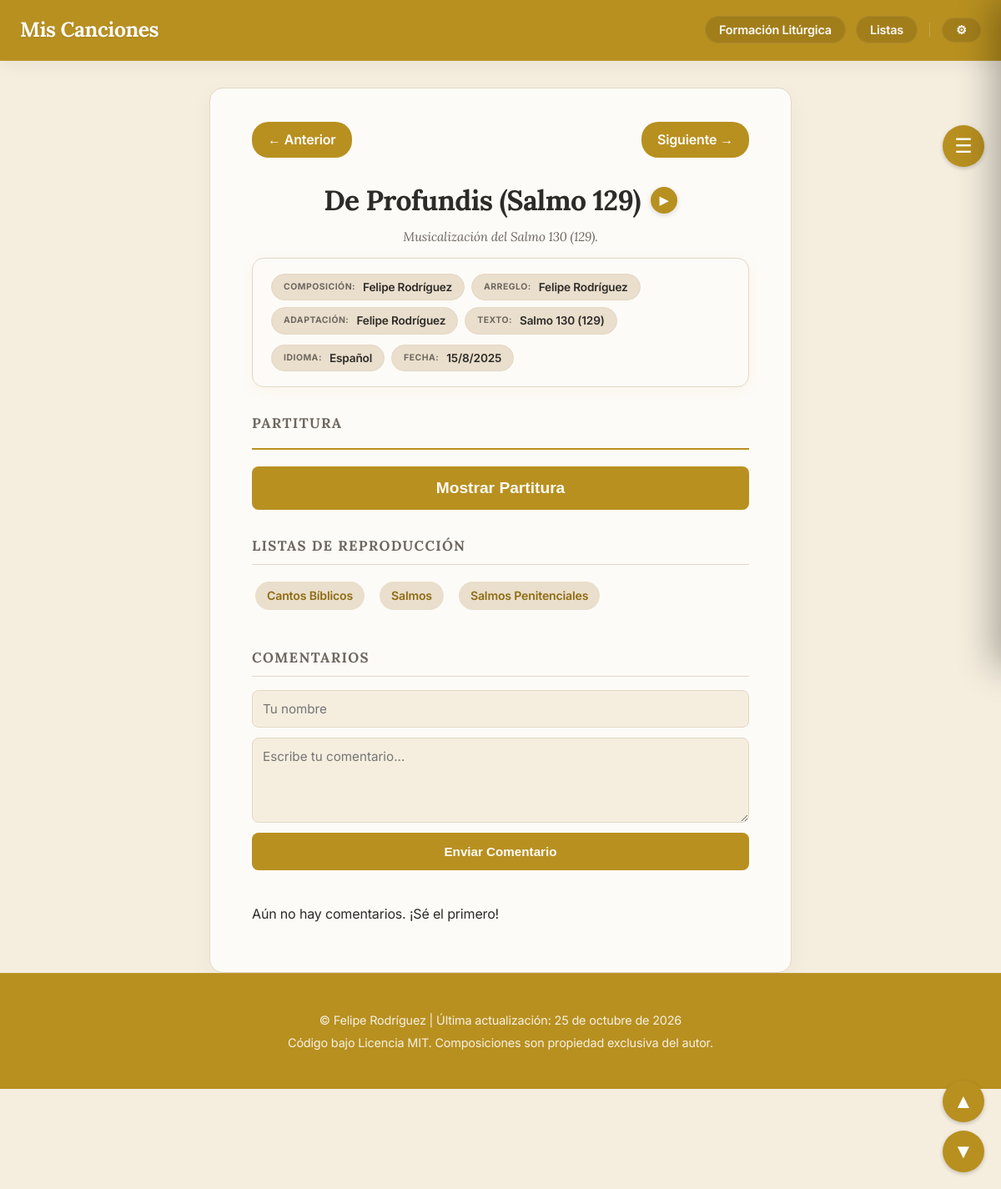
Screenshot of /composicion/2?context=index&tag_name=&search=&sort_by=cronologico with the database file from the repository.
### models.py (models this page shows, shortened)
class Cancion(db.Model):
    __tablename__ = 'cancion'
    id = db.Column(db.Integer, primary_key=True)
    titulo = db.Column(db.String(150), nullable=False)
    musica = db.Column(db.String(100))
    letra = db.Column(db.String(100))
    adaptacion = db.Column(db.String(100))
    arreglo = db.Column(db.String(100), nullable=True)
    idioma = db.Column(db.String(50))
    dia = db.Column(db.Integer, nullable=True)
    mes = db.Column(db.Integer, nullable=True)
    anio = db.Column(db.Integer)
    descripcion = db.Column(db.Text)
    audio = db.Column(db.String(150))
    letras_acordes = db.Column(db.String(150))
    partitura = db.Column(db.String(150))
    midi = db.Column(db.String(150))
    tags_json = db.Column(db.String(500))
    tipo = db.Column(db.String(50), nullable=False, default='local')
    categorias_json = db.Column(db.String(200))
    youtube_video_embed = db.Column(db.Text)
    youtube_audio_embed = db.Column(db.Text)
    interprete = db.Column(db.String(200), nullable=True)
    ensambles_json = db.Column(db.Text, nullable=True)
    descargas_json = db.Column(db.Text, nullable=True)
    audios_json = db.Column(db.Text, nullable=True)
    tipo_pdf = db.Column(db.String(50), nullable=True)  # 'partitura' o 'letras_acordes'
    letras_json = db.Column(db.Text, nullable=True)  # {"sincronizada": bool, "lineas": [{"t": seg|null, "text": str}]}
    @property
    def tags(self):
        return json.loads(self.tags_json) if self.tags_json else []
    @property
    def categorias(self):
        return json.loads(self.categorias_json) if self.categorias_json else []
    @property
    def ensambles(self):
        return json.loads(self.ensambles_json) if self.ensambles_json else []
    @property
    def descargas(self):
        return json.loads(self.descargas_json) if self.descargas_json else []

### app.py (the view)
@app.route('/composicion/<int:comp_id>')
def ver_composicion(comp_id):
    context = request.args.get('context', 'index')
    tag_name = request.args.get('tag_name')
    search_query = request.args.get('search')
    sort_by = request.args.get('sort_by', 'cronologico')
    categoria = request.args.get('categoria')
    playlist = get_playlist_songs(context, tag_name=tag_name, search_query=search_query, sort_by=sort_by, categoria=categoria)
    playlist_ids = [s.id for s in playlist]
    try:
        current_index = playlist_ids.index(comp_id)
    except ValueError:
        current_index = -1
    url_params = dict(context=context, tag_name=tag_name, search=search_query, sort_by=sort_by)
    prev_song_url = url_for('ver_composicion', comp_id=playlist_ids[current_index - 1], **url_params) if current_index > 0 else None
    next_song_url = url_for('ver_composicion', comp_id=playlist_ids[current_index + 1], **url_params) if (0 <= current_index < len(playlist_ids) - 1) else None
    playlist_title = "Catálogo Completo"
    if context == 'composiciones':
        playlist_title = "Composiciones"
    elif context == 'arreglos':
        playlist_title = "Arreglos"
    elif context == 'tag' and tag_name:
        playlist_title = tag_name.split(':')[-1].strip() if ':' in tag_name else tag_name
    playlist_url = url_for('index')
    if context == 'composiciones':
        playlist_url = url_for('ver_composiciones', search=search_query, sort_by=sort_by)
    elif context == 'arreglos':
        playlist_url = url_for('ver_arreglos', search=search_query, sort_by=sort_by)
    elif context == 'tag' and tag_name:
        playlist_url = url_for('ver_tag', tag_name=tag_name, search=search_query, sort_by=sort_by)
    elif context == 'index':
        playlist_url = url_for('index', search=search_query, sort_by=sort_by)
    obra_encontrada = Cancion.query.get_or_404(comp_id)
    partitura_path = obra_encontrada.partitura
    processed_tags = process_song_tags(obra_encontrada.tags)
    comentarios_obra = Comentario.query.filter_by(obra_id=comp_id).order_by(Comentario.fecha_creacion.desc()).all()
    return render_template(
        'composicion.html',
        obra=obra_encontrada,
        partitura_path=partitura_path,
        comentarios=comentarios_obra,
        prev_song_url=prev_song_url,
        next_song_url=next_song_url,
        playlist=playlist,
        playlist_title=playlist_title,
        playlist_url=playlist_url,
        processed_tags=processed_tags
    )

### app.py (called while the page is built)
@app.context_processor
def inject_globals():
    try:
        with open('build_date.txt', 'r', encoding='utf-8') as f:
            date_str = f.read().strip()
    except Exception:
        date_str = "Desconocida"
    return dict(last_update=date_str, FEATURES=FEATURES)

### services/catalog_service.py (called while the page is built)
def normalize_for_sorting(titulo: Optional[str]) -> str:
    if not titulo:
        return ""
    titulo_normalizado = unidecode(titulo.lower())
    return "".join(c for c in titulo_normalizado if c.isalnum() or c.isspace()).strip()

def normalize_category_name(cat_name: Optional[str]) -> str:
    if not cat_name:
        return ""
    c = unidecode(cat_name.lower().strip())
    if c.startswith('arreglo'):
        return 'Arreglo'
    if c.startswith('composic'):
        return 'Composición'
    return cat_name

def search_by_category(category_name: str) -> List[Cancion]:
    all_songs = Cancion.query.all()
    target_norm = unidecode(normalize_category_name(category_name).lower())
    result = []
    for song in all_songs:
        song_cats = [unidecode(normalize_category_name(cat).lower()) for cat in song.categorias]
        if target_norm in song_cats or any(target_norm in c for c in song_cats):
            result.append(song)
    return result

### services/tag_service.py (called while the page is built)
def process_song_tags(tags: List[str]) -> List[Dict[str, Any]]:
    if not tags:
        return []
    processed_tags = []
    seen_tags = set()
    for tag in tags:
        if not tag or not tag.strip():
            continue
        parts = [p.strip() for p in tag.split(':')]
        accum = []
        for idx, p in enumerate(parts):
            accum.append(p)
            tag_path = ": ".join(accum)
            if tag_path not in seen_tags:
                seen_tags.add(tag_path)
                processed_tags.append({
                    'tag_name': tag_path,
                    'label': p,
                    'is_root': (idx == 0 and len(parts) > 1)
                })
    return processed_tags

### templates/composicion.html (shortened to what this page needs)
{% extends "base.html" %}
{% block content %}
    <button id="open-playlist-btn" class="playlist-toggle-btn">☰</button>
    <div class="detalle-obra">
        <div class="detalle-header">
            {% if prev_song_url %}
                <a href="{{ prev_song_url }}" class="btn-nav">← Anterior</a>
            {% else %}
                <span class="btn-nav-disabled">← Anterior</span>
            {% endif %}
            {% if next_song_url %}
                <a href="{{ next_song_url }}" class="btn-nav">Siguiente →</a>
            {% else %}
                <span class="btn-nav-disabled">Siguiente →</span>
            {% endif %}
        </div>
        <div class="title-container">
            <h2>
                {{ obra.titulo }}
                {% if obra.audio %}
                <button class="detail-play-btn list-play-btn" data-id="{{ obra.id }}" data-title="{{ obra.titulo }}" data-audio="{{ url_for('static', filename=obra.audio) }}" title="Reproducir / Pausar">▶</button>
                {% endif %}
            </h2>
            {% if obra.descripcion %}
                <p class="song-subtitle">{{ obra.descripcion }}</p>
            {% endif %}
        </div>
        <div class="compact-metadata-box">
            <div class="compact-metadata-col">
                <p><span class="metadata-label">Composición:</span> <span class="metadata-value">{{ obra.musica }}</span></p>
                {% if obra.arreglo %}
                    <p><span class="metadata-label">Arreglo:</span> <span class="metadata-value">{{ obra.arreglo }}</span></p>
                {% elif 'Arreglo' in obra.categorias %}
                    <p><span class="metadata-label">Arreglo:</span> <span class="metadata-value">{{ obra.musica }}</span></p>
                {% endif %}
                {% if obra.adaptacion %}
                    <p><span class="metadata-label">Adaptación:</span> <span class="metadata-value">{{ obra.adaptacion }}</span></p>
                {% endif %}
                <p><span class="metadata-label">Texto:</span> <span class="metadata-value">{{ obra.letra }}</span></p>
            </div>
            <div class="compact-metadata-col">
                <p><span class="metadata-label">Idioma:</span> <span class="metadata-value">{{ obra.idioma }}</span></p>
                {% if obra.dia and obra.mes %}
                    <p><span class="metadata-label">Fecha:</span> <span class="metadata-value">{{ obra.dia }}/{{ obra.mes }}/{{ obra.anio }}</span></p>
                {% else %}
                    <p><span class="metadata-label">Año:</span> <span class="metadata-value">{{ obra.anio }}</span></p>
                {% endif %}
            </div>
        </div>
        <div class="scroll-buttons-container">
            <button id="scroll-to-top-btn" class="scroll-btn" title="Ir al inicio">▲</button>
            <button id="scroll-to-bottom-btn" class="scroll-btn" title="Ir al final">▼</button>
        </div>
        {% if obra.tipo == 'local' %}
            {% if obra.partitura %}
                <div class="partitura-header">
                    <h4>Partitura</h4>
                </div>
                <button id="toggle-score-btn" class="btn-load-score">Mostrar Partitura</button>
            {% endif %}
        {% endif %}
        {% if obra.tags %}
            <h4>Listas de Reproducción</h4>
            <div class="tags-container">
                {% if processed_tags %}
                    {% for item in processed_tags %}
                        <a href="{{ url_for('ver_tag', tag_name=item.tag_name) }}" class="tag-link {% if item.is_root %}tag-link-todas{% endif %}">{{ item.label }}</a>
                    {% endfor %}
                {% endif %}
            </div>
        {% endif %}
        <div class="comentarios-seccion">
            <h4>Comentarios</h4>
            <form action="{{ url_for('add_comment', comp_id=obra.id) }}" method="post" class="comentario-form">
                <input type="text" name="autor" placeholder="Tu nombre" required>
                <textarea name="contenido" rows="4" placeholder="Escribe tu comentario..." required></textarea>
                <button type="submit">Enviar Comentario</button>
            </form>
            <div class="lista-comentarios">
                {% for comentario in comentarios %}
                    <div class="comentario">
                        <div class="comentario-header">
                            <p><strong>{{ comentario.autor }}</strong> <span class="fecha-comentario">{{ comentario.fecha_creacion.strftime('%d-%m-%Y') }}</span></p>
                            {% if session.logged_in %}
                                <form method="post" action="{{ url_for('delete_comment', comment_id=comentario.id) }}" onsubmit="return confirm('¿Estás seguro de que quieres borrar este comentario?');">
                                    <button type="submit" class="btn-borrar-comentario">Borrar</button>
                                </form>
                            {% endif %}
                        </div>
                        <p class="comentario-contenido">{{ comentario.contenido }}</p>
                    </div>
                {% else %}
                    <p>Aún no hay comentarios. ¡Sé el primero!</p>
                {% endfor %}
            </div>
        </div>
    </div>
{% endblock %}

### rows the page displays
Cancion: titulo "De Profundis (Salmo 129)", descripcion "Musicalización del Salmo 130 (129).", musica "Felipe Rodríguez", adaptacion "Felipe Rodríguez", letra "Salmo 130 (129)", idioma "Español", dia "15", mes "8", anio "2025"

### other values shown
{{ item.label }} "Cantos Bíblicos" "Salmos" "Salmos Penitenciales"
{{ last_update }} "25 de octubre de 2026"
